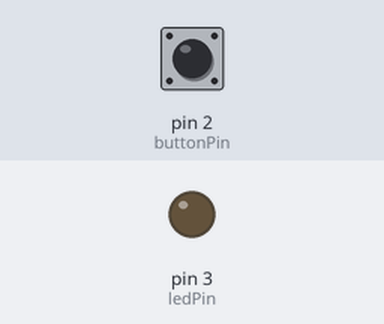
Recording of a sketch running on a simulated Arduino Uno, built with avr-gcc and run on an emulated ATmega328P. On the bench: output pins drawn as LEDs (lit = HIGH). Inputs (shaded band) come from the test bench; at power-on: pin 2 (buttonPin) LOW. What the sketch prints to the serial monitor is not drawn.

Above: at 1.2 s.
1.3 s: pin 2 (buttonPin) pulled HIGH for 3.2 s
At 5.5 s:
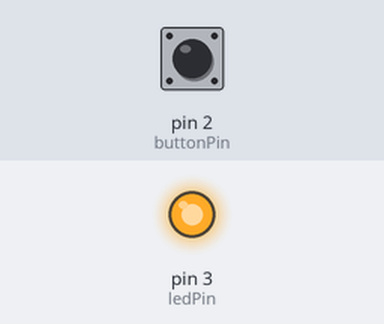
6.3 s: pin 2 (buttonPin) pulled HIGH for 0.15 s
At 7.2 s:
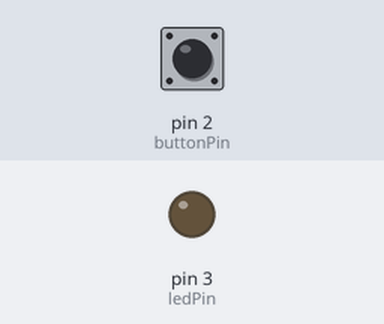
Timing chart, 0 to 9.3 s (numbered marks = the images above; inputs shaded):
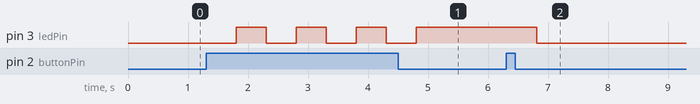

The sketch:

code.ino
```cpp
const int buttonPin = 2;     // the number of the pushbutton pin
const int ledPin =  3;      // the number of the LED pin

// variables will change:
int buttonState = 0;         // variable for reading the pushbutton status
int flag = 0;

void setup() {
  // initialize the LED pin as an output:
  pinMode(ledPin, OUTPUT);
  // initialize the pushbutton pin as an input:
  pinMode(buttonPin, INPUT);
  Serial.begin(9600);

}

void loop() {
  // read the state of the pushbutton value:
  buttonState = digitalRead(buttonPin);

  // check if the pushbutton is pressed. If it is, the buttonState is HIGH:
  if (buttonState == HIGH) {
    Serial.println("HIGH");
    delay(500);
    flag = 1 - flag;
  } else {
    Serial.println("LOW");
  }
  if(flag) digitalWrite(ledPin, HIGH);
  else digitalWrite(ledPin, LOW);
}
```

Measured:
- after the input at 1.3 s, pin 3 (ledPin): alternates HIGH for 0.50 s and LOW for 0.50 s, 7 changes in all, then stays HIGH, starting after 0.51 s
- after the input at 6.3 s, pin 3 (ledPin): HIGH → LOW after 0.51 s
